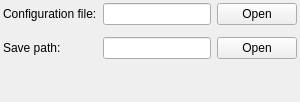
                          <widget class="QWidget" name="splice_page">
                           <layout class="QVBoxLayout" name="verticalLayout_60">
                            <property name="leftMargin">
                             <number>0</number>
                            </property>
                            <property name="topMargin">
                             <number>0</number>
                            </property>
                            <property name="rightMargin">
                             <number>0</number>
                            </property>
                            <property name="bottomMargin">
                             <number>0</number>
                            </property>
                            <item>
                             <widget class="QWidget" name="splice_widget" native="true">
                              <layout class="QVBoxLayout" name="verticalLayout_41">
                               <property name="leftMargin">
                                <number>0</number>
                               </property>
                               <property name="topMargin">
                                <number>0</number>
                               </property>
                               <property name="rightMargin">
                                <number>0</number>
                               </property>
                               <property name="bottomMargin">
                                <number>0</number>
                               </property>
                               <item>
                                <layout class="QGridLayout" name="gridLayout_6">
                                 <property name="leftMargin">
                                  <number>3</number>
                                 </property>
                                 <property name="topMargin">
                                  <number>3</number>
                                 </property>
                                 <property name="rightMargin">
                                  <number>3</number>
                                 </property>
                                 <property name="bottomMargin">
                                  <number>3</number>
                                 </property>
                                 <property name="verticalSpacing">
                                  <number>12</number>
                                 </property>
                                 <item row="0" column="0">
                                  <widget class="QLabel" name="label_23">
                                   <property name="text">
                                    <string>Configuration file:</string>
                                   </property>
                                  </widget>
                                 </item>
                                 <item row="0" column="2">
                                  <widget class="QPushButton" name="splice_cfg_Button">
                                   <property name="text">
                                    <string>Open</string>
                                   </property>
                                  </widget>
                                 </item>
                                 <item row="0" column="1">
                                  <widget class="QLineEdit" name="splice_cfg_lineEdit"/>
                                 </item>
                                 <item row="1" column="0">
                                  <widget class="QLabel" name="label_24">
                                   <property name="text">
                                    <string>Save path:</string>
                                   </property>
                                  </widget>
                                 </item>
                                 <item row="1" column="2">
                                  <widget class="QPushButton" name="splice_save_Button">
                                   <property name="text">
                                    <string>Open</string>
                                   </property>
                                  </widget>
                                 </item>
                                 <item row="1" column="1">
                                  <widget class="QLineEdit" name="splice_save_lineEdit"/>
                                 </item>
                                </layout>
                               </item>
                              </layout>
                             </widget>
                            </item>
                            <item>
                             <spacer name="verticalSpacer_2">
                              <property name="orientation">
                               <enum>Qt::Vertical</enum>
                              </property>
                              <property name="sizeHint" stdset="0">
                               <size>
                                <width>20</width>
                                <height>40</height>
                               </size>
                              </property>
                             </spacer>
                            </item>
                           </layout>
                          </widget>
